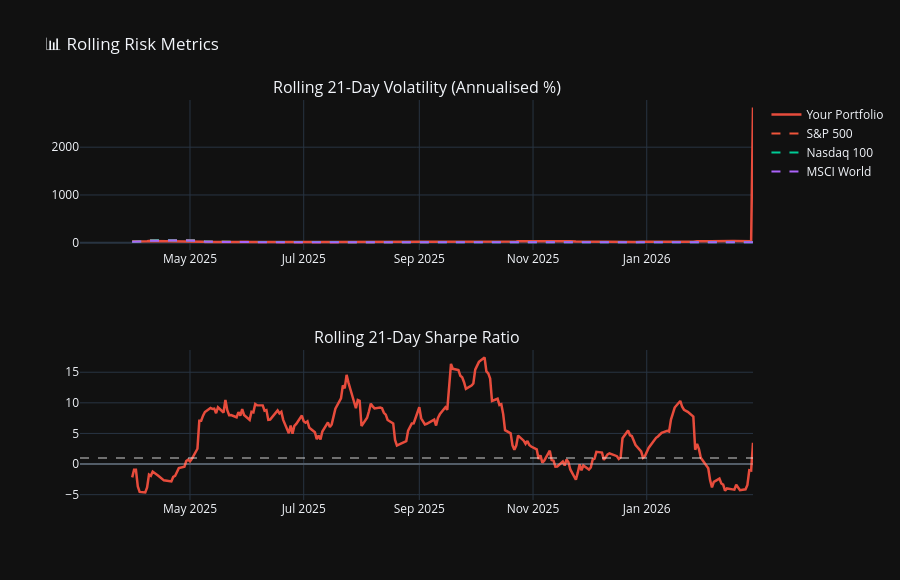

Notebook code cell kept with this figure:
### Code cell
# ============================================================
# SECTION 7: ROLLING METRICS (21-DAY WINDOW)
# ============================================================
fig = make_subplots(rows=2, cols=1,
    subplot_titles=['Rolling 21-Day Volatility (Annualised %)', 'Rolling 21-Day Sharpe Ratio'])

rv = port_aligned.rolling(21).std()*np.sqrt(252)*100
fig.add_trace(go.Scatter(x=rv.index, y=rv, name='Your Portfolio', line=dict(color='#e74c3c', width=2.5)), row=1, col=1)
for col in bench_aligned.columns:
    bv = bench_aligned[col].rolling(21).std()*np.sqrt(252)*100
    fig.add_trace(go.Scatter(x=bv.index, y=bv, name=col, line=dict(dash='dash')), row=1, col=1)

rs = port_aligned.rolling(21).mean()/port_aligned.rolling(21).std()*np.sqrt(252)
fig.add_trace(go.Scatter(x=rs.index, y=rs, name='Portfolio', line=dict(color='#e74c3c', width=2.5), showlegend=False), row=2, col=1)
fig.add_hline(y=1, line_dash='dash', line_color='white', opacity=0.4, row=2, col=1)
fig.add_hline(y=0, line_color='white', opacity=0.2, row=2, col=1)

fig.update_layout(template='plotly_dark', height=580, title='📊 Rolling Risk Metrics')
fig.show()

### Figure 1 — Plotly figure (JSON) as saved in the notebook; plotly's stock layout.template omitted (floating-point values rounded to 4 significant figures; data arrays with more than 128 entries replaced by an {"elided": "..."} marker saying what was removed)
{"data": [{"line": {"color": "#e74c3c", "width": 2.5}, "name": "Your Portfolio", "type": "scatter", "x": {"elided": "257 str values"}, "xaxis": "x", "y": {"elided": "257 float values"}, "yaxis": "y"}, {"line": {"dash": "dash"}, "name": "S&P 500", "type": "scatter", "x": {"elided": "257 str values"}, "xaxis": "x", "y": {"elided": "257 float values"}, "yaxis": "y"}, {"line": {"dash": "dash"}, "name": "Nasdaq 100", "type": "scatter", "x": {"elided": "257 str values"}, "xaxis": "x", "y": {"elided": "257 float values"}, "yaxis": "y"}, {"line": {"dash": "dash"}, "name": "MSCI World", "type": "scatter", "x": {"elided": "257 str values"}, "xaxis": "x", "y": {"elided": "257 float values"}, "yaxis": "y"}, {"line": {"color": "#e74c3c", "width": 2.5}, "name": "Portfolio", "showlegend": false, "type": "scatter", "x": {"elided": "257 str values"}, "xaxis": "x2", "y": {"elided": "257 float values"}, "yaxis": "y2"}], "layout": {"annotations": [{"font": {"size": 16}, "showarrow": false, "text": "Rolling 21-Day Volatility (Annualised %)", "x": 0.5, "xanchor": "center", "xref": "paper", "y": 1, "yanchor": "bottom", "yref": "paper"}, {"font": {"size": 16}, "showarrow": false, "text": "Rolling 21-Day Sharpe Ratio", "x": 0.5, "xanchor": "center", "xref": "paper", "y": 0.375, "yanchor": "bottom", "yref": "paper"}], "height": 580, "shapes": [{"line": {"color": "white", "dash": "dash"}, "opacity": 0.4, "type": "line", "x0": 0, "x1": 1, "xref": "x2 domain", "y0": 1, "y1": 1, "yref": "y2"}, {"line": {"color": "white"}, "opacity": 0.2, "type": "line", "x0": 0, "x1": 1, "xref": "x2 domain", "y0": 0, "y1": 0, "yref": "y2"}], "title": {"text": "📊 Rolling Risk Metrics"}, "xaxis": {"anchor": "y", "domain": [0, 1]}, "xaxis2": {"anchor": "y2", "domain": [0, 1]}, "yaxis": {"anchor": "x", "domain": [0.625, 1]}, "yaxis2": {"anchor": "x2", "domain": [0, 0.375]}}}
